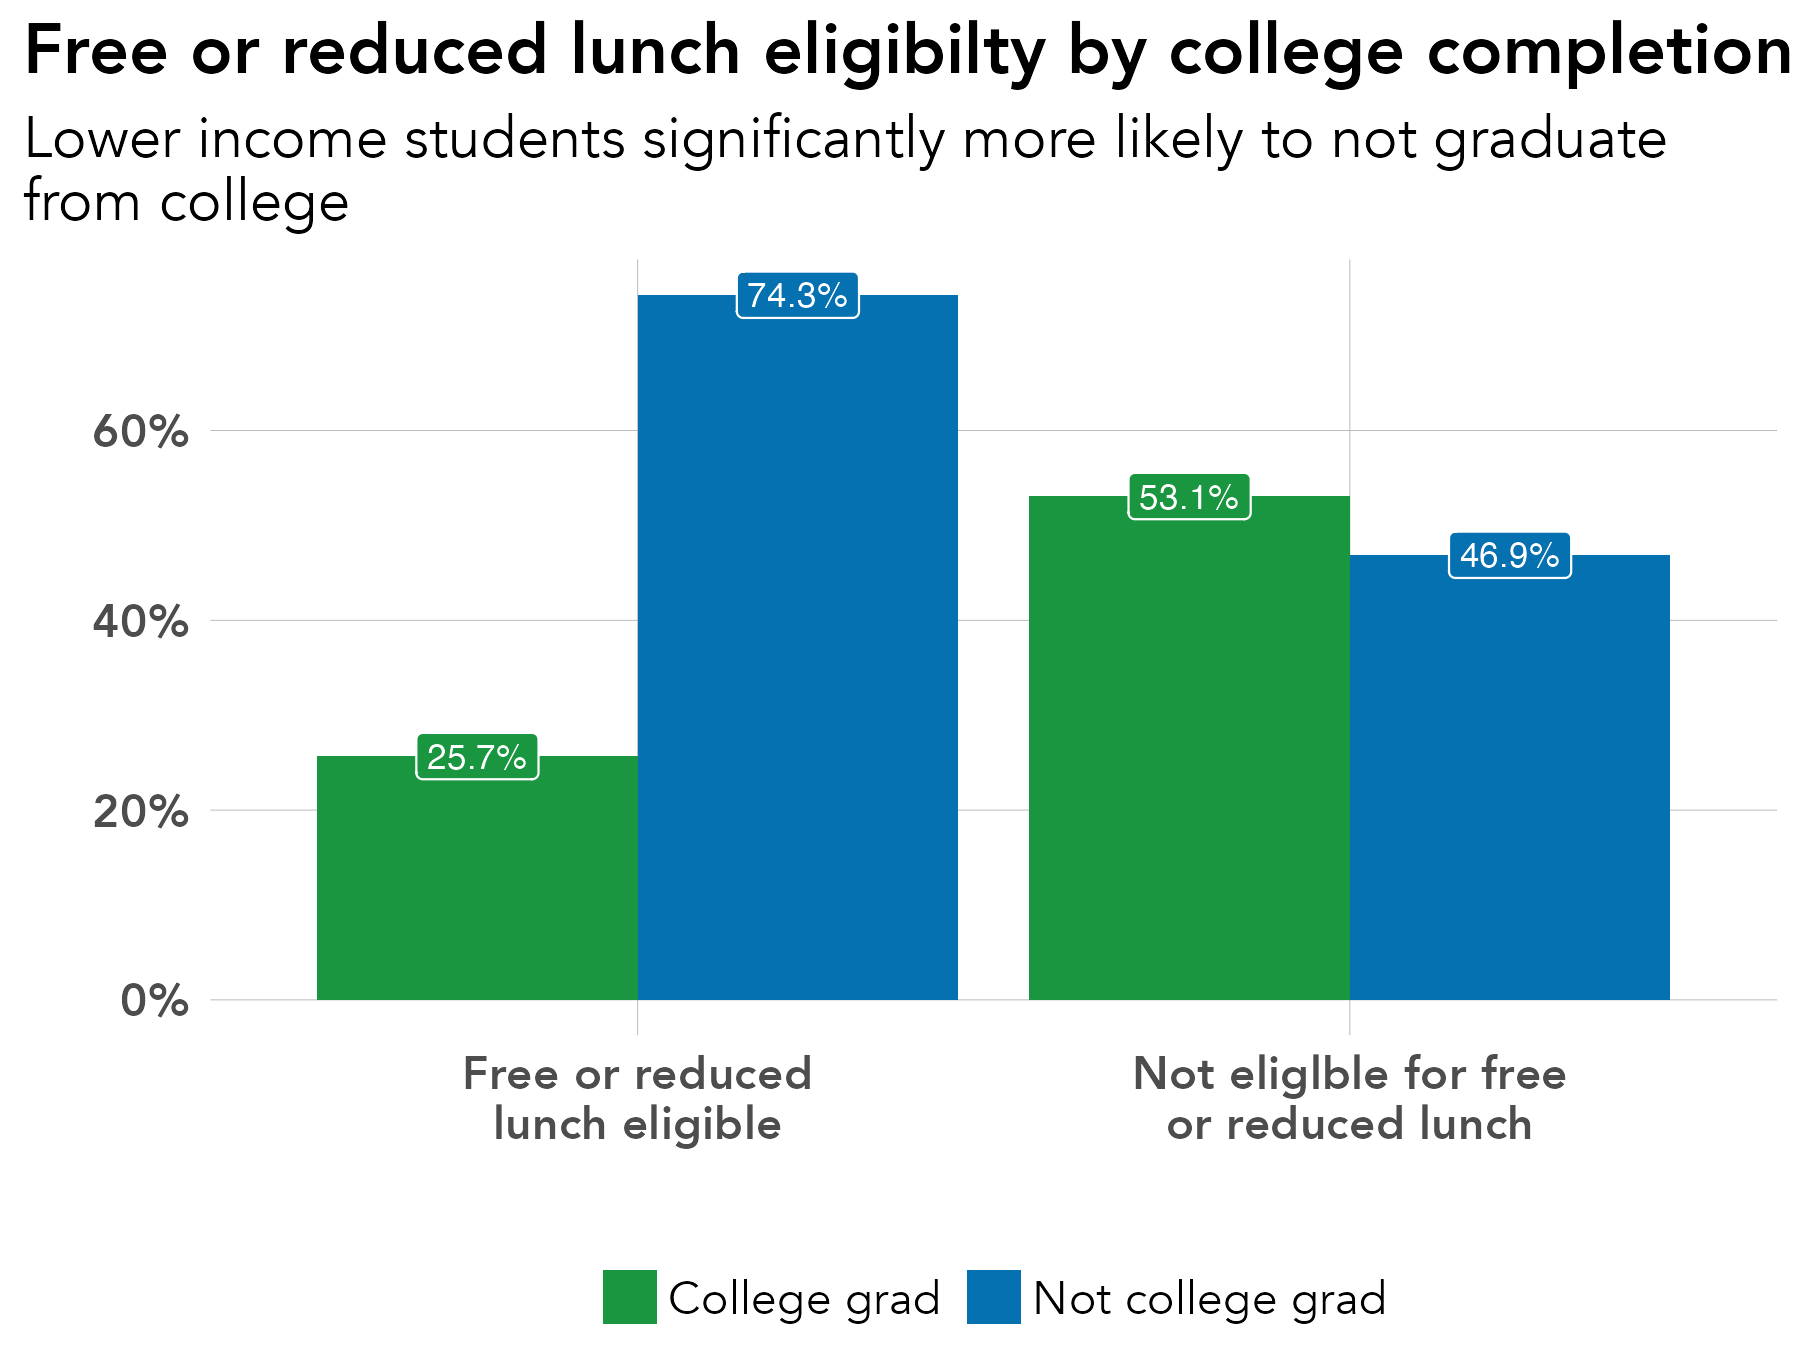

Reproduce this figure in R.
# library -----------------------------------------------------------------
library(tidyverse)
library(sf)
library(ggrepel)
library(scales)
library(ggiraph)
library(rmapshaper)
library(cowplot)
library(RColorBrewer)
library(readxl)
library(lubridate)
library(readxl)
library(systemfonts)
reset_font_cache()
library(ggtext)
library(janitor)
library(cowplot)


rm(list = ls())

# themes ------------------------------------------------------------------
theme_bar <- theme_bw() +
  theme(panel.grid.major = element_line(color = "grey70", size = 0.1),
        panel.grid.minor = element_blank(),
        axis.ticks = element_blank(),
        axis.text = element_text(face = "bold"),
        panel.border = element_blank(),
        legend.background = element_rect(fill = "transparent", color = "transparent"),
        legend.key = element_rect(fill = "transparent"),
        legend.key.size = unit(1, "lines"),
        legend.margin = margin(0,0,0,0),
        legend.title = element_blank(),
        legend.text = element_text(margin = margin(l = 2)),
        text = element_text(family = "Avenir") ,
        plot.title.position = "plot",
        plot.title = element_text(face = "bold"))

theme_line <- theme_bw() +
  theme(legend.background = element_rect(fill = "transparent", color = "transparent"),
        legend.key = element_rect(fill = "transparent"),
        legend.text = element_text(margin = margin(l = 2)),
        panel.grid.minor = element_blank(),
        panel.grid.major = element_line(color = "grey70", size = 0.1),
        axis.ticks = element_blank(),
        axis.text = element_text(face = "bold"),
        panel.border = element_blank(),
        legend.margin = margin(0,0,0,0),
        legend.key.size = unit(1, "lines"),
        text = element_text(family = "Avenir") ,
        plot.title.position = "plot",
        plot.title = element_text(face = "bold"))


theme_sf <- theme_bw() +
  theme(axis.text.x=element_blank(),
        axis.text.y=element_blank(),
        axis.ticks=element_blank(),
        panel.background = element_blank(),
        panel.grid.major = element_line(color = "white"),
        panel.border = element_blank(),
        legend.title = element_blank(),
        legend.text = element_text(margin = margin(l = 2)),
        legend.margin = margin(0,0,0,0),
        legend.key.size = unit(1, "lines"),
        text = element_text(family = "Avenir") ,
        plot.title.position = "plot",
        plot.title = element_text(face = "bold"))

regions <- read_csv("/Users/kellyasche/Library/CloudStorage/GoogleDrive-kasche@ruralmn.org/My Drive/Data Prep/R Projects/Join docs/county_regions.csv") %>%
  select(5,6) %>%
  unique() %>%
  mutate(edr = str_replace(edr, "  ", " "),
         planning.region = str_replace(planning.region, " Minnesota", ""),
         planning.region = fct_relevel(planning.region, "Northwest", "Northeast", "Central", "Seven County Mpls-St Paul", "Southwest", "Southeast"),
         edr = fct_relevel(edr, "EDR 1 - Northwest", "EDR 2 - Headwaters", "EDR 3 - Arrowhead", "EDR 4 - West Central", "EDR 5 - North Central", "EDR 6E- Southwest Central", "EDR 6W- Upper Minnesota Valley", "EDR 7E- East Central", "EDR 7W- Central", "EDR 8 - Southwest", "EDR 9 - South Central", "EDR 10 - Southeast", "EDR 11 - 7 County Twin Cities", "Minnesota"))

counties.regions <- read_csv("/Users/kellyasche/Library/CloudStorage/GoogleDrive-kasche@ruralmn.org/My Drive/Data Prep/R Projects/Join docs/county_regions.csv") %>%
  mutate(countyfp = formatC(countyfp, width = 3, flag = "0"),
         Name = str_to_title(Name),
         Name = str_replace(Name, "Q", "q"),
         Name = str_replace(Name, "Of The", "of the"),
         Name = str_replace(Name, "Mcleod", "McLeod"),
         Dem_Desc = ifelse(Name == "Minnesota", "Minnesota", Dem_Desc) ,
         edr = str_replace(edr, "  ", " "),
         planning.region = str_replace(planning.region, " Minnesota", ""),
         planning.region = fct_relevel(planning.region, "Northwest", "Northeast", "Central", "Seven County Mpls-St Paul", "Southwest", "Southeast"),
         edr = fct_relevel(edr, "EDR 1 - Northwest", "EDR 2 - Headwaters", "EDR 3 - Arrowhead", "EDR 4 - West Central", "EDR 5 - North Central", "EDR 6E- Southwest Central", "EDR 6W- Upper Minnesota Valley", "EDR 7E- East Central", "EDR 7W- Central", "EDR 8 - Southwest", "EDR 9 - South Central", "EDR 10 - Southeast", "EDR 11 - 7 County Twin Cities", "Minnesota"))

color.ruca <- c("Entirely rural" = "#009933", "Town/rural mix" = "#99CC33", "Urban/town/rural mix" = "#CC9966", "Entirely urban" = "#754C29", "Minnesota" = "black")

color.pr <- c("Northwest" = "#4575b4","Northeast" = "grey", "Central" = "#fee090", "Seven County Mpls-St Paul" = "#d73027", "Southwest" = "#91bfdb", "Southeast" = "#fc8d59", "Minnesota" = "black")

color.edr <- c("EDR 1 - Northwest" = "#b3cde3", "EDR 2 - Headwaters" = "#8c96c6", "EDR 3 - Arrowhead" = "#fe9929", "EDR 4 - West Central" = "#8856a7", "EDR 5 - North Central" = "#810f7c", "EDR 6E- Southwest Central" = "#e5f5f9", "EDR 6W- Upper Minnesota Valley" = "#bdc9e1", "EDR 7E- East Central" = "#99d8c9", "EDR 7W- Central" = "#2ca25f", "EDR 8 - Southwest" = "#74a9cf", "EDR 9 - South Central" = "#0570b0", "EDR 10 - Southeast" = "#d7301f", "EDR 11 - 7 County Twin Cities" = "#d8b365", "Minnesota" = "black")

color.pr.edr <- c ("Northwest" = "#4575b4","Northeast" = "#e0f3f8", "Central" = "#fee090", "Seven County Mpls-St Paul" = "#d73027", "Southwest" = "#91bfdb", "Southeast" = "#fc8d59", "Minnesota" = "black", "EDR 1 - Northwest" = "#b3cde3", "EDR 2 - Headwaters" = "#8c96c6", "EDR 3 - Arrowhead" = "#fe9929", "EDR 4 - West Central" = "#8856a7", "EDR 5 - North Central" = "#810f7c", "EDR 6E- Southwest Central" = "#e5f5f9", "EDR 6W- Upper Minnesota Valley" = "#bdc9e1", "EDR 7E- East Central" = "#99d8c9", "EDR 7W- Central" = "#2ca25f", "EDR 8 - Southwest" = "#74a9cf", "EDR 9 - South Central" = "#0570b0", "EDR 10 - Southeast" = "#d7301f", "EDR 11 - 7 County Twin Cities" = "#d8b365")

color.six <- c("#009933", "#4575b4", "grey", "#fee090", "#fc8d59", "#d73027")

mn_counties <- st_read("/Users/kellyasche/Library/CloudStorage/GoogleDrive-kasche@ruralmn.org/My Drive/Data Prep/R Projects/Shapefiles/County shapefiles/MNCounties_MNDOT.shp", quiet = TRUE) %>%
  ms_simplify(keep = .01, keep_shapes = TRUE) %>%
  rename("countyfp" = "FIPS_CODE")

counties.regions.1 <- counties.regions %>%
  mutate(statefp = "27",
         project.pr = ifelse(edr %in% c("EDR 1 - Northwest", "EDR 2 - Headwaters", "EDR 4 - West Central"), "Northwest",
                             ifelse(edr == "EDR 3 - Arrowhead", "Northeast",
                                    ifelse(edr %in% c("EDR 5 - North Central", "EDR 7E- East Central", "EDR 7W- Central"), "Central",
                                           ifelse(edr %in% c("EDR 6E- Southwest Central", "EDR 6W- Upper Minnesota Valley", "EDR 8 - Southwest"), "Southwest",
                                                  ifelse(edr %in% c("EDR 9 - South Central", "EDR 10 - Southeast"), "Southern", as.character(planning.region)))))),
         project.pr = fct_relevel(project.pr, "Northwest", "Northeast", "Central", "Seven County Mpls-St Paul", "Southwest", "Southern"))


# Prep data ---------------------------------------------------------------

original <- read_csv("Data/SLEDS/Masters/Master-report-dataset.csv")

names(original)

data <- original %>%
  select(ps.grad, economic.status) %>%
  filter(!ps.grad %in% c("Attending ps", "After 2023")) %>%
  group_by(ps.grad, economic.status) %>%
  summarize(n = n()) %>%
  ungroup() %>%
  group_by(economic.status) %>%
  mutate(pct = n / sum(n)) %>%
  ungroup() %>%
  mutate(economic.status = ifelse(economic.status == 1, "Eligible", "Not eligible"),
         ps.grad = ifelse(ps.grad == "Y", "College grad", "Not college grad"))



# Create chart ------------------------------------------------------------
names(data)

ggplot(data = data, aes(economic.status, pct, fill = ps.grad, group = ps.grad)) +
  geom_col(position = "dodge") +
  geom_label(aes(label = percent(pct, accuracy = .1)), show.legend = FALSE, position = position_dodge(width = .9), color = "white", size = 3) +
  labs(x="", y = "", title = "Free or reduced lunch eligibilty by college completion", subtitle = "Lower income students significantly more likely to not graduate\nfrom college")+
  scale_y_continuous(labels=scales::percent) +
  scale_x_discrete(labels = c("Free or reduced\nlunch eligible", "Not eliglble for free\nor reduced lunch")) +
  theme_bar+
  scale_fill_manual(values = c("#1a9641", "#0571b0", "#a6611a"),
                    guide = guide_legend(ncol = 2)) +
  theme(legend.position = "bottom",
        text = element_text(size = 14))

ggsave(filename = "Charts/Paper report/economic-status-ps-grad.pdf", device = cairo_pdf, dpi = "print", width = 6, height = 4.5)

ggsave(filename = "Charts/Paper report/economic-status-ps-grad.png", dpi = "print", width = 6, height = 4.5)
